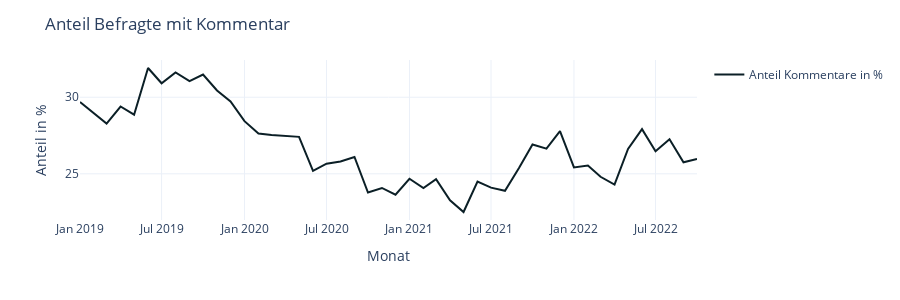

Here is the notebook cell this chart was saved with:
### Code cell
fig = px.line(df_counts_month,
              x="yearmonth",
              y='Kommentar Ratio in %',
              color_discrete_sequence=color_discrete_sequence,
              template=template)
fig.update_layout(
    title="Anteil Befragte mit Kommentar",
    yaxis_title='Anteil in %',
    xaxis_title='Monat',
    height=300
    )
fig.update_traces(line_width=2)
#fig.update_yaxes(range=(0,40))

# show legend for singel line plots
fig['data'][0]['showlegend'] = True
fig['data'][0]['name'] = 'Anteil Kommentare in %'

fig.show()

pio.write_image(fig,"images/fig-anteil-befragte-mit-kommentar.svg") #save fig as png

### Figure 1 — Plotly figure (JSON) as saved in the notebook; plotly's stock layout.template omitted (floating-point values rounded to 4 significant figures)
{"data": [{"hovertemplate": "yearmonth=%{x}<br>Kommentar Ratio in %=%{y}<extra></extra>", "legendgroup": "", "line": {"color": "#0B1F26", "dash": "solid", "width": 2}, "marker": {"symbol": "circle"}, "mode": "lines", "name": "Anteil Kommentare in %", "orientation": "v", "showlegend": true, "type": "scatter", "x": ["2019-01-01T00:00:00", "2019-02-01T00:00:00", "2019-03-01T00:00:00", "2019-04-01T00:00:00", "2019-05-01T00:00:00", "2019-06-01T00:00:00", "2019-07-01T00:00:00", "2019-08-01T00:00:00", "2019-09-01T00:00:00", "2019-10-01T00:00:00", "2019-11-01T00:00:00", "2019-12-01T00:00:00", "2020-01-01T00:00:00", "2020-02-01T00:00:00", "2020-03-01T00:00:00", "2020-05-01T00:00:00", "2020-06-01T00:00:00", "2020-07-01T00:00:00", "2020-08-01T00:00:00", "2020-09-01T00:00:00", "2020-10-01T00:00:00", "2020-11-01T00:00:00", "2020-12-01T00:00:00", "2021-01-01T00:00:00", "2021-02-01T00:00:00", "2021-03-01T00:00:00", "2021-04-01T00:00:00", "2021-05-01T00:00:00", "2021-06-01T00:00:00", "2021-07-01T00:00:00", "2021-08-01T00:00:00", "2021-09-01T00:00:00", "2021-10-01T00:00:00", "2021-11-01T00:00:00", "2021-12-01T00:00:00", "2022-01-01T00:00:00", "2022-02-01T00:00:00", "2022-03-01T00:00:00", "2022-04-01T00:00:00", "2022-05-01T00:00:00", "2022-06-01T00:00:00", "2022-07-01T00:00:00", "2022-08-01T00:00:00", "2022-09-01T00:00:00", "2022-10-01T00:00:00"], "xaxis": "x", "y": [29.68, 28.95, 28.28, 29.39, 28.86, 31.91, 30.91, 31.62, 31.06, 31.48, 30.44, 29.73, 28.44, 27.63, 27.53, 27.41, 25.19, 25.66, 25.81, 26.1, 23.78, 24.08, 23.64, 24.68, 24.08, 24.64, 23.27, 22.51, 24.5, 24.1, 23.89, 25.38, 26.92, 26.64, 27.78, 25.42, 25.54, 24.81, 24.3, 26.62, 27.92, 26.48, 27.26, 25.76, 25.97], "yaxis": "y"}], "layout": {"height": 300, "legend": {"tracegroupgap": 0}, "margin": {"t": 60}, "title": {"text": "Anteil Befragte mit Kommentar"}, "xaxis": {"anchor": "y", "domain": [0, 1], "title": {"text": "Monat"}}, "yaxis": {"anchor": "x", "domain": [0, 1], "title": {"text": "Anteil in %"}}}}
